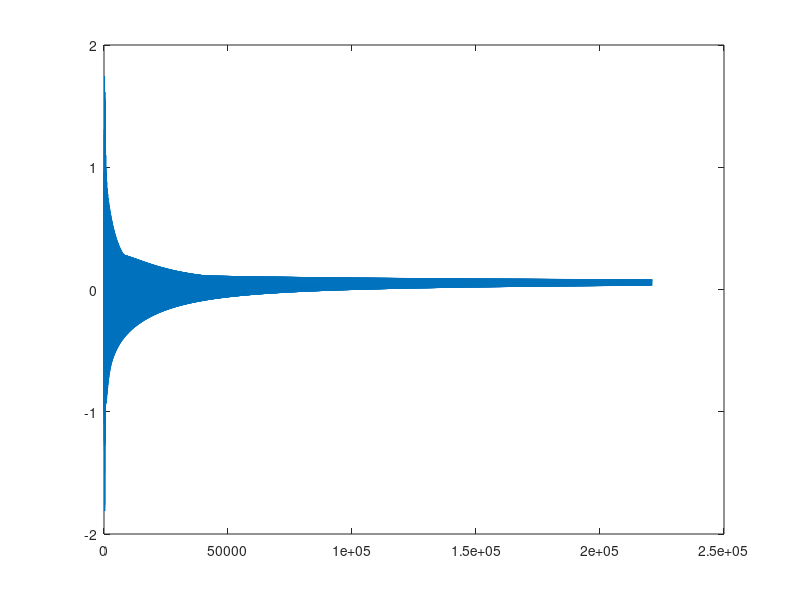

Write MATLAB code to recreate this figure. (Note: this script raises an error after producing the figure.)
%% CONSTS
SR = 44100;
BurstLen = SR / 100;
ZerosLen = 5 * SR;
Len = ZerosLen + BurstLen;
L = 100;

%% GENERATE INPUT SIGNAL
x = rand(BurstLen, 1) * 2 - 1 ;
x = [x; zeros(ZerosLen,1)];

% plot(x);

%% SIMPLE KS 
y = zeros(Len, 1);

% y[n] = x[n] + 0.5y[n − L] + 0.5y[n − (L + 1)]
for n = 1:Len
    y(n) = x(n); % + x[n]
    if n - L > 0
        y(n) = y(n) + 0.5 * y(n-L); %  + 0.5y[n − L]
    end
    if n - (L+1) > 0
        y(n) = y(n) + 0.5 * y(n-L-1); % + 0.5y[n − (L + 1)] 
    end
end

plot(y);

%% FRACTIONAL DELAY

y1 = zeros(Len, 1);
delay = 100.227;
fracL = delay - fix(delay);
intL = fix(delay);


% y[n] = x[n] + 0.5y[n − L] + 0.5y[n − (L + 1)]
for n = 1:Len
    y1(n) = x(n); % + x[n]
    if n - L > 0
        y1(n) = y1(n) + 0.5 * fracDelay(y1, n - intL, fracL); %  + 0.5y[n − L]
    end
    if n - (L+1) > 0
        y1(n) = y1(n) + 0.5 * fracDelay(y1, n - intL - 1, fracL); % + 0.5y[n − (L + 1)] 
    end
end

plot(y1);

%% PLOTING

subplot(3,1,1);
plot(y);
subplot(3,1,2);
plot(y1);
subplot(3,1,3);
plot(y1-y);


%% functions

function x = fracDelay(y, i, frac)
    x = (1 - frac) * y(i) + frac * y(i+1);
end